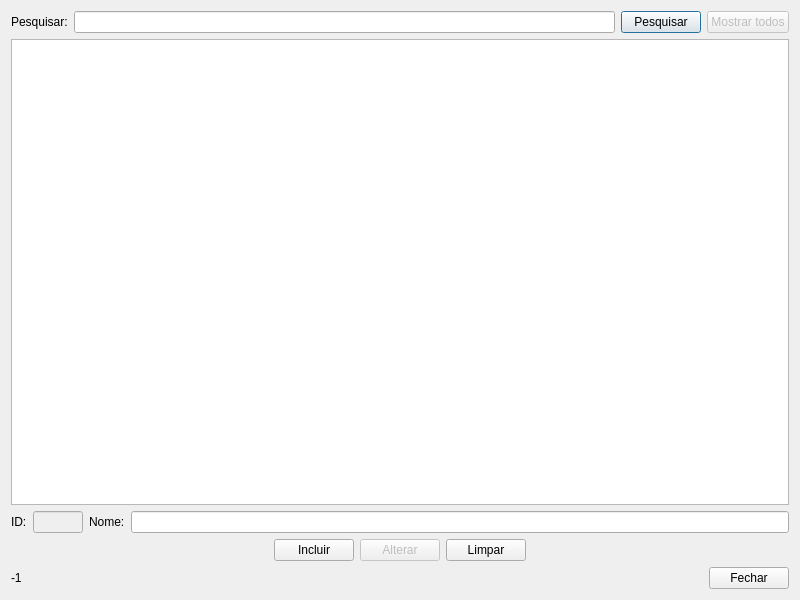
<?xml version="1.0" encoding="UTF-8"?>
<ui version="4.0">
 <class>form_serie</class>
 <widget class="QDialog" name="form_serie">
  <property name="geometry">
   <rect>
    <x>0</x>
    <y>0</y>
    <width>800</width>
    <height>600</height>
   </rect>
  </property>
  <property name="windowTitle">
   <string>Serie - Limus :: Livros e Músicas</string>
  </property>
  <property name="windowIcon">
   <iconset resource="arquivos.qrc">
    <normaloff>:/imagens/imagens/icone.png</normaloff>:/imagens/imagens/icone.png</iconset>
  </property>
  <layout class="QGridLayout" name="gridLayout">
   <item row="0" column="0">
    <layout class="QHBoxLayout" name="horizontalLayout">
     <item>
      <widget class="QLabel" name="label">
       <property name="text">
        <string>Pesquisar:</string>
       </property>
      </widget>
     </item>
     <item>
      <widget class="QLineEdit" name="lineEdit_pesquisar"/>
     </item>
     <item>
      <widget class="QPushButton" name="pushButton_pesquisar">
       <property name="text">
        <string>Pesquisar</string>
       </property>
      </widget>
     </item>
     <item>
      <widget class="QPushButton" name="pushButton_mostrar_todos">
       <property name="enabled">
        <bool>false</bool>
       </property>
       <property name="text">
        <string>Mostrar todos</string>
       </property>
      </widget>
     </item>
    </layout>
   </item>
   <item row="1" column="0">
    <widget class="QTableWidget" name="tableWidget_serie"/>
   </item>
   <item row="2" column="0">
    <layout class="QHBoxLayout" name="horizontalLayout_2">
     <item>
      <widget class="QLabel" name="label_2">
       <property name="text">
        <string>ID:</string>
       </property>
      </widget>
     </item>
     <item>
      <widget class="QLineEdit" name="lineEdit_id">
       <property name="enabled">
        <bool>false</bool>
       </property>
       <property name="maximumSize">
        <size>
         <width>50</width>
         <height>16777215</height>
        </size>
       </property>
      </widget>
     </item>
     <item>
      <widget class="QLabel" name="label_3">
       <property name="text">
        <string>Nome:</string>
       </property>
      </widget>
     </item>
     <item>
      <widget class="QLineEdit" name="lineEdit_nome"/>
     </item>
    </layout>
   </item>
   <item row="3" column="0">
    <layout class="QHBoxLayout" name="horizontalLayout_3">
     <item>
      <spacer name="horizontalSpacer">
       <property name="orientation">
        <enum>Qt::Horizontal</enum>
       </property>
       <property name="sizeHint" stdset="0">
        <size>
         <width>40</width>
         <height>20</height>
        </size>
       </property>
      </spacer>
     </item>
     <item>
      <widget class="QPushButton" name="pushButton_incluir">
       <property name="text">
        <string>Incluir</string>
       </property>
      </widget>
     </item>
     <item>
      <widget class="QPushButton" name="pushButton_alterar">
       <property name="enabled">
        <bool>false</bool>
       </property>
       <property name="text">
        <string>Alterar</string>
       </property>
      </widget>
     </item>
     <item>
      <widget class="QPushButton" name="pushButton_limpar">
       <property name="text">
        <string>Limpar</string>
       </property>
      </widget>
     </item>
     <item>
      <spacer name="horizontalSpacer_2">
       <property name="orientation">
        <enum>Qt::Horizontal</enum>
       </property>
       <property name="sizeHint" stdset="0">
        <size>
         <width>40</width>
         <height>20</height>
        </size>
       </property>
      </spacer>
     </item>
    </layout>
   </item>
   <item row="4" column="0">
    <layout class="QHBoxLayout" name="horizontalLayout_4">
     <item>
      <widget class="QLabel" name="label_selected_row">
       <property name="text">
        <string>-1</string>
       </property>
      </widget>
     </item>
     <item>
      <spacer name="horizontalSpacer_3">
       <property name="orientation">
        <enum>Qt::Horizontal</enum>
       </property>
       <property name="sizeHint" stdset="0">
        <size>
         <width>40</width>
         <height>20</height>
        </size>
       </property>
      </spacer>
     </item>
     <item>
      <widget class="QPushButton" name="pushButton_fechar">
       <property name="text">
        <string>Fechar</string>
       </property>
      </widget>
     </item>
    </layout>
   </item>
  </layout>
 </widget>
 <resources>
  <include location="arquivos.qrc"/>
 </resources>
 <connections/>
</ui>
